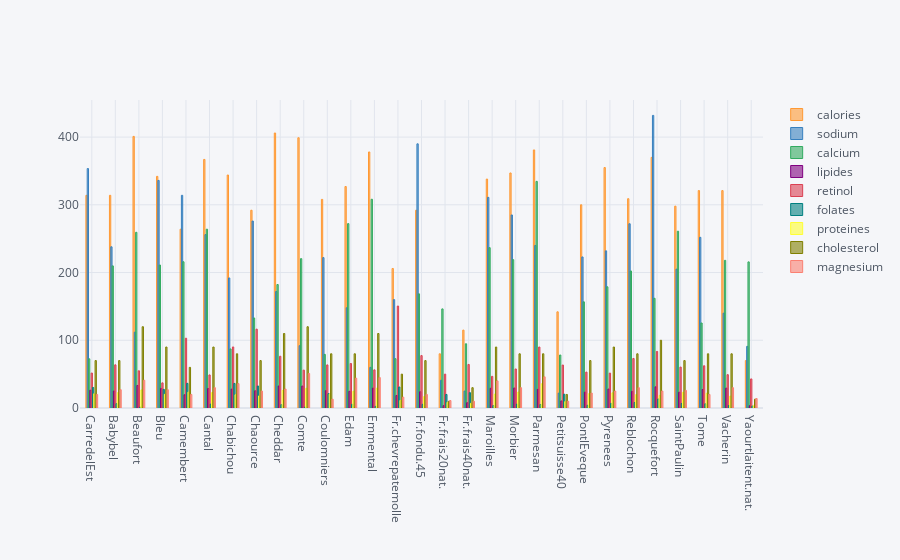

Source (notebook cell):
### Code cell
f.iplot(kind="bar", barmode="group",
        bargap=0.5) ## espacer les colonnes de 0.5

### Figure 1 — Plotly figure (JSON) as saved in the notebook; plotly's stock layout.template omitted (floating-point values rounded to 4 significant figures)
{"data": [{"marker": {"color": "rgba(255, 153, 51, 0.6)", "line": {"color": "rgba(255, 153, 51, 1.0)", "width": 1}}, "name": "calories", "orientation": "v", "text": "", "type": "bar", "x": ["CarredelEst", "Babybel", "Beaufort", "Bleu", "Camembert", "Cantal", "Chabichou", "Chaource", "Cheddar", "Comte", "Coulomniers", "Edam", "Emmental", "Fr.chevrepatemolle", "Fr.fondu.45", "Fr.frais20nat.", "Fr.frais40nat.", "Maroilles", "Morbier", "Parmesan", "Petitsuisse40", "PontlEveque", "Pyrenees", "Reblochon", "Rocquefort", "SaintPaulin", "Tome", "Vacherin", "Yaourtlaitent.nat."], "y": [314, 314, 401, 342, 264, 367, 344, 292, 406, 399, 308, 327, 378, 206, 292, 80, 115, 338, 347, 381, 142, 300, 355, 309, 370, 298, 321, 321, 70]}, {"marker": {"color": "rgba(55, 128, 191, 0.6)", "line": {"color": "rgba(55, 128, 191, 1.0)", "width": 1}}, "name": "sodium", "orientation": "v", "text": "", "type": "bar", "x": ["CarredelEst", "Babybel", "Beaufort", "Bleu", "Camembert", "Cantal", "Chabichou", "Chaource", "Cheddar", "Comte", "Coulomniers", "Edam", "Emmental", "Fr.chevrepatemolle", "Fr.fondu.45", "Fr.frais20nat.", "Fr.frais40nat.", "Maroilles", "Morbier", "Parmesan", "Petitsuisse40", "PontlEveque", "Pyrenees", "Reblochon", "Rocquefort", "SaintPaulin", "Tome", "Vacherin", "Yaourtlaitent.nat."], "y": [353.5, 238, 112, 336, 314, 256, 192, 276, 172, 92, 222, 148, 60, 160, 390, 41, 25, 311, 285, 240, 22, 223, 232, 272, 432, 205, 252, 140, 91]}, {"marker": {"color": "rgba(50, 171, 96, 0.6)", "line": {"color": "rgba(50, 171, 96, 1.0)", "width": 1}}, "name": "calcium", "orientation": "v", "text": "", "type": "bar", "x": ["CarredelEst", "Babybel", "Beaufort", "Bleu", "Camembert", "Cantal", "Chabichou", "Chaource", "Cheddar", "Comte", "Coulomniers", "Edam", "Emmental", "Fr.chevrepatemolle", "Fr.fondu.45", "Fr.frais20nat.", "Fr.frais40nat.", "Maroilles", "Morbier", "Parmesan", "Petitsuisse40", "PontlEveque", "Pyrenees", "Reblochon", "Rocquefort", "SaintPaulin", "Tome", "Vacherin", "Yaourtlaitent.nat."], "y": [72.6, 209.8, 259.4, 211.1, 215.9, 264, 87.2, 132.9, 182.3, 220.5, 79.2, 272.2, 308.2, 72.8, 168.5, 146.3, 94.8, 236.7, 219, 334.6, 78.2, 156.7, 178.9, 202.3, 162, 261, 125.5, 218, 215.7]}, {"marker": {"color": "rgba(128, 0, 128, 0.6)", "line": {"color": "rgba(128, 0, 128, 1.0)", "width": 1}}, "name": "lipides", "orientation": "v", "text": "", "type": "bar", "x": ["CarredelEst", "Babybel", "Beaufort", "Bleu", "Camembert", "Cantal", "Chabichou", "Chaource", "Cheddar", "Comte", "Coulomniers", "Edam", "Emmental", "Fr.chevrepatemolle", "Fr.fondu.45", "Fr.frais20nat.", "Fr.frais40nat.", "Maroilles", "Morbier", "Parmesan", "Petitsuisse40", "PontlEveque", "Pyrenees", "Reblochon", "Rocquefort", "SaintPaulin", "Tome", "Vacherin", "Yaourtlaitent.nat."], "y": [26.3, 25.1, 33.3, 28.9, 19.5, 28.8, 27.9, 25.4, 32.5, 32.4, 25.6, 24.7, 29.4, 18.5, 24, 3.5, 7.8, 29.1, 29.5, 27.5, 10.4, 23.4, 28, 24.6, 31.2, 23.3, 27.3, 29.3, 3.4]}, {"marker": {"color": "rgba(219, 64, 82, 0.6)", "line": {"color": "rgba(219, 64, 82, 1.0)", "width": 1}}, "name": "retinol", "orientation": "v", "text": "", "type": "bar", "x": ["CarredelEst", "Babybel", "Beaufort", "Bleu", "Camembert", "Cantal", "Chabichou", "Chaource", "Cheddar", "Comte", "Coulomniers", "Edam", "Emmental", "Fr.chevrepatemolle", "Fr.fondu.45", "Fr.frais20nat.", "Fr.frais40nat.", "Maroilles", "Morbier", "Parmesan", "Petitsuisse40", "PontlEveque", "Pyrenees", "Reblochon", "Rocquefort", "SaintPaulin", "Tome", "Vacherin", "Yaourtlaitent.nat."], "y": [51.6, 63.7, 54.9, 37.1, 103, 48.8, 90.1, 116.4, 76.4, 55.9, 63.6, 65.7, 56.3, 150.5, 77.4, 50, 64.3, 46.7, 57.6, 90, 63.4, 53, 51.5, 73.1, 83.5, 60.4, 62.3, 49.2, 42.9]}, {"marker": {"color": "rgba(0, 128, 128, 0.6)", "line": {"color": "rgba(0, 128, 128, 1.0)", "width": 1}}, "name": "folates", "orientation": "v", "text": "", "type": "bar", "x": ["CarredelEst", "Babybel", "Beaufort", "Bleu", "Camembert", "Cantal", "Chabichou", "Chaource", "Cheddar", "Comte", "Coulomniers", "Edam", "Emmental", "Fr.chevrepatemolle", "Fr.fondu.45", "Fr.frais20nat.", "Fr.frais40nat.", "Maroilles", "Morbier", "Parmesan", "Petitsuisse40", "PontlEveque", "Pyrenees", "Reblochon", "Rocquefort", "SaintPaulin", "Tome", "Vacherin", "Yaourtlaitent.nat."], "y": [30.3, 6.4, 1.2, 27.5, 36.4, 5.7, 36.3, 32.5, 4.9, 1.3, 21.1, 5.5, 2.4, 31, 5.5, 20, 22.6, 3.6, 5.8, 5.2, 20.4, 4, 6.8, 8.1, 13.3, 6.7, 6.2, 3.7, 2.9]}, {"marker": {"color": "rgba(255, 255, 51, 0.6)", "line": {"color": "rgba(255, 255, 51, 1.0)", "width": 1}}, "name": "proteines", "orientation": "v", "text": "", "type": "bar", "x": ["CarredelEst", "Babybel", "Beaufort", "Bleu", "Camembert", "Cantal", "Chabichou", "Chaource", "Cheddar", "Comte", "Coulomniers", "Edam", "Emmental", "Fr.chevrepatemolle", "Fr.fondu.45", "Fr.frais20nat.", "Fr.frais40nat.", "Maroilles", "Morbier", "Parmesan", "Petitsuisse40", "PontlEveque", "Pyrenees", "Reblochon", "Rocquefort", "SaintPaulin", "Tome", "Vacherin", "Yaourtlaitent.nat."], "y": [21, 22.6, 26.6, 20.2, 23.4, 23, 19.5, 17.8, 26, 29.2, 20.5, 24.7, 29.4, 11.1, 16.8, 8.3, 7, 20.4, 23.6, 35.7, 9.4, 21.1, 22.4, 19.7, 18.7, 23.3, 21.8, 17.6, 4.1]}, {"marker": {"color": "rgba(128, 128, 0, 0.6)", "line": {"color": "rgba(128, 128, 0, 1.0)", "width": 1}}, "name": "cholesterol", "orientation": "v", "text": "", "type": "bar", "x": ["CarredelEst", "Babybel", "Beaufort", "Bleu", "Camembert", "Cantal", "Chabichou", "Chaource", "Cheddar", "Comte", "Coulomniers", "Edam", "Emmental", "Fr.chevrepatemolle", "Fr.fondu.45", "Fr.frais20nat.", "Fr.frais40nat.", "Maroilles", "Morbier", "Parmesan", "Petitsuisse40", "PontlEveque", "Pyrenees", "Reblochon", "Rocquefort", "SaintPaulin", "Tome", "Vacherin", "Yaourtlaitent.nat."], "y": [70, 70, 120, 90, 60, 90, 80, 70, 110, 120, 80, 80, 110, 50, 70, 10, 30, 90, 80, 80, 20, 70, 90, 80, 100, 70, 80, 80, 13]}, {"marker": {"color": "rgba(251, 128, 114, 0.6)", "line": {"color": "rgba(251, 128, 114, 1.0)", "width": 1}}, "name": "magnesium", "orientation": "v", "text": "", "type": "bar", "x": ["CarredelEst", "Babybel", "Beaufort", "Bleu", "Camembert", "Cantal", "Chabichou", "Chaource", "Cheddar", "Comte", "Coulomniers", "Edam", "Emmental", "Fr.chevrepatemolle", "Fr.fondu.45", "Fr.frais20nat.", "Fr.frais40nat.", "Maroilles", "Morbier", "Parmesan", "Petitsuisse40", "PontlEveque", "Pyrenees", "Reblochon", "Rocquefort", "SaintPaulin", "Tome", "Vacherin", "Yaourtlaitent.nat."], "y": [20, 27, 41, 27, 20, 30, 36, 25, 28, 51, 13, 44, 45, 16, 20, 11, 10, 40, 30, 46, 10, 22, 25, 30, 25, 26, 20, 30, 14]}], "layout": {"bargap": 0.5, "barmode": "group", "legend": {"bgcolor": "#F5F6F9", "font": {"color": "#4D5663"}}, "paper_bgcolor": "#F5F6F9", "plot_bgcolor": "#F5F6F9", "title": {"font": {"color": "#4D5663"}}, "xaxis": {"gridcolor": "#E1E5ED", "showgrid": true, "tickfont": {"color": "#4D5663"}, "title": {"font": {"color": "#4D5663"}, "text": ""}, "zerolinecolor": "#E1E5ED"}, "yaxis": {"gridcolor": "#E1E5ED", "showgrid": true, "tickfont": {"color": "#4D5663"}, "title": {"font": {"color": "#4D5663"}, "text": ""}, "zerolinecolor": "#E1E5ED"}}}
